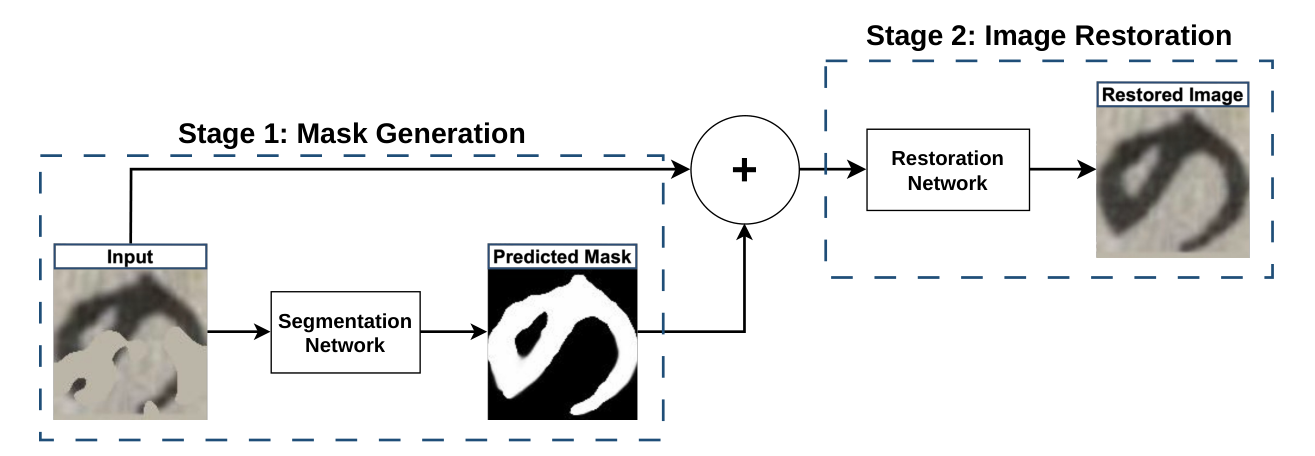
#> input picture images/chart_overview.png, 1315 x 456 px, given as the content of the folder ../../images/chart_overview.png, which was not available
$ python evaluate_mask_pairs.py --gt-mask ../../images/chart_overview.png --pred-mask ../../images/damage_examples.png
#> lines starting #> are read from the running program, lines starting #| are printed output that depends on the picture; after the words box and inside, x2 and y2 are one past the last pixel; in counts of white or black regions, pixels touching at a corner belong together; pictures that were not available may be replaced by others from this repository, and a replacement may not be noted
#!/usr/bin/env python3
"""Compare GT masks and predicted masks one-to-one and save metrics + side-by-side images.

Usage:
  python scripts/evaluate_mask_pairs.py --gt-mask dataset_final_hiragana/mask_gt/test \
      --pred-mask dataset_final_hiragana/mask_random_prediction/test --out results/mask_comparison_mask_gt_vs_mask_random_prediction

Outputs:
 - <out>/per_image.csv
 - <out>/summary.csv
 - side-by-side images in <out>/images/

Metrics: IoU, Dice, Precision, Recall, Accuracy (same definitions as evaluate_samples_vs_gt.py)
"""
import os
import argparse
from glob import glob
import cv2
import numpy as np
import pandas as pd
from tqdm import tqdm


def find_file_with_exts(dirpath, stem, exts=('.png', '.jpg', '.jpeg')):
    if not os.path.isdir(dirpath):
        return None
    # prefer exact match first
    for e in exts:
        p = os.path.join(dirpath, stem + e)
        if os.path.isfile(p):
            return p
    for f in os.listdir(dirpath):
        name, _ = os.path.splitext(f)
        if name == stem or name.startswith(stem) or stem.startswith(name):
            return os.path.join(dirpath, f)
    return None


def load_mask_bin(path, thresh=127):
    m = cv2.imread(path, cv2.IMREAD_GRAYSCALE)
    if m is None:
        return None
    if m.max() > 1:
        m = (m > thresh).astype(np.uint8)
    else:
        m = (m > 0).astype(np.uint8)
    return m


def compute_mask_metrics(gt_mask, pred_mask):
    if gt_mask.shape != pred_mask.shape:
        pred_mask = cv2.resize(pred_mask.astype(np.uint8), (gt_mask.shape[1], gt_mask.shape[0]), interpolation=cv2.INTER_NEAREST)
        pred_mask = (pred_mask > 0).astype(np.uint8)

    tp = int(np.logical_and(gt_mask == 1, pred_mask == 1).sum())
    tn = int(np.logical_and(gt_mask == 0, pred_mask == 0).sum())
    fp = int(np.logical_and(gt_mask == 0, pred_mask == 1).sum())
    fn = int(np.logical_and(gt_mask == 1, pred_mask == 0).sum())

    union = tp + fp + fn
    iou = (tp / union) if union > 0 else 0.0

    denom = (2 * tp + fp + fn)
    dice = (2 * tp / denom) if denom > 0 else 0.0

    precision = (tp / (tp + fp)) if (tp + fp) > 0 else 0.0
    recall = (tp / (tp + fn)) if (tp + fn) > 0 else 0.0

    total = tp + tn + fp + fn
    accuracy = ((tp + tn) / total) if total > 0 else 0.0

    return iou, dice, precision, recall, accuracy


def mask_to_vis(m):
    if m is None:
        return None
    mm = (m * 255).astype(np.uint8) if m.max() <= 1 else m.astype(np.uint8)
    vis = cv2.cvtColor(mm, cv2.COLOR_GRAY2BGR)
    # colorize: GT in green overlay, pred in red overlay? For side-by-side we just show grayscale
    return vis


def make_side_by_side(gt_vis, pred_vis, meta_text=None):
    # ensure same size
    if gt_vis is None and pred_vis is None:
        return None
    if gt_vis is None:
        h, w = pred_vis.shape[:2]
        gt_vis = np.zeros((h, w, 3), dtype=np.uint8)
    if pred_vis is None:
        h, w = gt_vis.shape[:2]
        pred_vis = np.zeros((h, w, 3), dtype=np.uint8)
    if gt_vis.shape[:2] != pred_vis.shape[:2]:
        pred_vis = cv2.resize(pred_vis, (gt_vis.shape[1], gt_vis.shape[0]), interpolation=cv2.INTER_NEAREST)
    comp = np.hstack([gt_vis, pred_vis])
    if meta_text:
        overlay = comp.copy()
        cv2.rectangle(overlay, (0,0), (comp.shape[1], 26), (0,0,0), -1)
        cv2.addWeighted(overlay, 0.4, comp, 0.6, 0, comp)
        cv2.putText(comp, meta_text, (6,18), cv2.FONT_HERSHEY_SIMPLEX, 0.5, (255,255,255), 1, cv2.LINE_AA)
    return comp


def main():
    p = argparse.ArgumentParser()
    p.add_argument('--gt-mask', required=True, help='GT mask dir')
    p.add_argument('--pred-mask', required=True, help='Predicted mask dir')
    p.add_argument('--out', default='results/gt vs deeplabv3p_noembed', help='Output dir')
    p.add_argument('--binary-thresh', type=int, default=127)
    p.add_argument('--mask-foreground', choices=['white', 'black'], default='white',
                   help='Which pixel value represents the foreground (文字). default=white')
    args = p.parse_args()

    gt_dir = args.gt_mask
    pred_dir = args.pred_mask
    out_dir = args.out
    os.makedirs(out_dir, exist_ok=True)
    img_out = os.path.join(out_dir, 'images')
    os.makedirs(img_out, exist_ok=True)

    gt_files = sorted([f for f in os.listdir(gt_dir) if f.lower().endswith(('.png', '.jpg', '.jpeg'))])
    rows = []
    for fn in tqdm(gt_files, desc='Comparing masks'):
        stem, _ = os.path.splitext(fn)
        gt_path = find_file_with_exts(gt_dir, stem)
        pred_path = find_file_with_exts(pred_dir, stem)
        if gt_path is None:
            # skip
            continue
        gt_mask = load_mask_bin(gt_path, thresh=args.binary_thresh)
#> in load_mask_bin, `m = (m > thresh).astype(np.uint8)`:
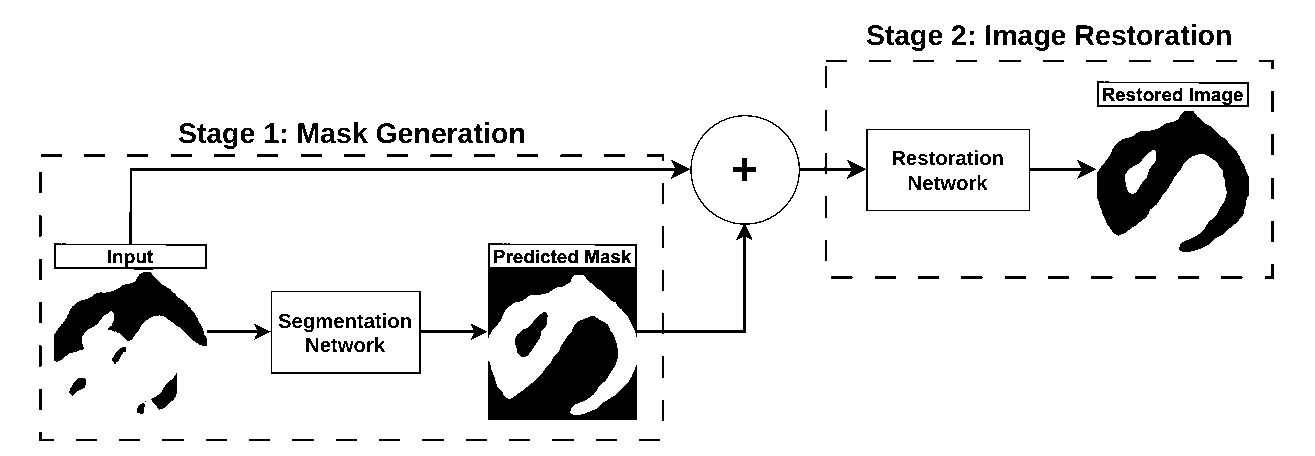
#> m: shape (456, 1315); values 0 (black) and 1 (white), 91.5% white; 200 black regions (10 under 20 px), largest, box (x1, y1, x2, y2) and area: (54, 115, 1096, 338) 10135, (1097, 111, 1249, 252) 9697, (488, 316, 637, 420) 8193
        pred_mask = load_mask_bin(pred_path, thresh=args.binary_thresh) if pred_path else None
        # if masks use black as foreground (文字 = 0), invert to make foreground==1
        if args.mask_foreground == 'black':
            if gt_mask is not None:
                gt_mask = (1 - gt_mask).astype(np.uint8)
            if pred_mask is not None:
                pred_mask = (1 - pred_mask).astype(np.uint8)
        if gt_mask is None:
            continue
        if pred_mask is None:
            # treat as empty
            pred_mask = np.zeros_like(gt_mask)

        iou, dice, precision, recall, accuracy = compute_mask_metrics(gt_mask, pred_mask)
#> in compute_mask_metrics, `tp = int(np.logical_and(gt_mask == 1, pred_mask == 1).sum())`: tp = 0
#> in compute_mask_metrics, `tn = int(np.logical_and(gt_mask == 0, pred_mask == 0).sum())`: tn = 50924
#> in compute_mask_metrics, `fp = int(np.logical_and(gt_mask == 0, pred_mask == 1).sum())`: fp = 0
#> in compute_mask_metrics, `fn = int(np.logical_and(gt_mask == 1, pred_mask == 0).sum())`: fn = 548716
#> in compute_mask_metrics, `iou = (tp / union) if union > 0 else 0.0`: iou = 0
#> in compute_mask_metrics, `denom = (2 * tp + fp + fn)`: denom = 548716
#> in compute_mask_metrics, `dice = (2 * tp / denom) if denom > 0 else 0.0`: dice = 0
#> in compute_mask_metrics, `total = tp + tn + fp + fn`: total = 599640
#> in compute_mask_metrics, `accuracy = ((tp + tn) / total) if total > 0 else 0.0`: accuracy = 0.0849
#> iou = 0; dice = 0; precision = 0; recall = 0; accuracy = 0.0849
        rows.append([fn, os.path.basename(pred_path) if pred_path else '', iou, dice, precision, recall, accuracy])

        # create side-by-side visualization
        gt_vis = mask_to_vis(gt_mask)
        pred_vis = mask_to_vis(pred_mask)
#> in mask_to_vis (call 2), `vis = cv2.cvtColor(mm, cv2.COLOR_GRAY2BGR)`: vis: shape (456, 1315, 3); every value is 0
#> in mask_to_vis (call 2), `vis = cv2.cvtColor(mm, cv2.COLOR_GRAY2BGR)`: mm: shape (456, 1315); every value is 0
        meta = f"IoU={iou:.3f} D={dice:.3f} P={precision:.3f} R={recall:.3f}"
#> meta = 'IoU=0.000 D=0.000 P=0.000 R=0.000'
        comp = make_side_by_side(gt_vis, pred_vis, meta_text=meta)
#> in make_side_by_side, `comp = np.hstack([gt_vis, pred_vis])`:
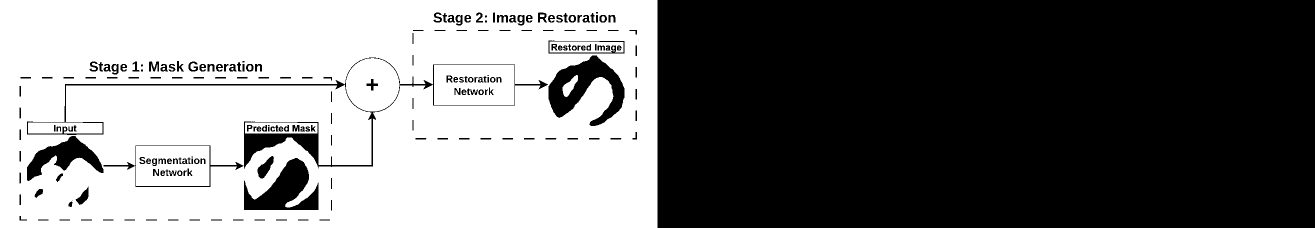
#> comp: shape (456, 2630, 3) (shown at 1/2 size); 45.8% white; 55 white regions (28 under 20 px), largest, box (x1, y1, x2, y2) and area: (0, 0, 1315, 456) 517716, (868, 130, 1029, 210) 11592, (272, 292, 419, 372) 10342
#> in make_side_by_side, `cv2.rectangle(overlay, (0,0), (comp.shape[1], 26), (0,0,0), -1)`:
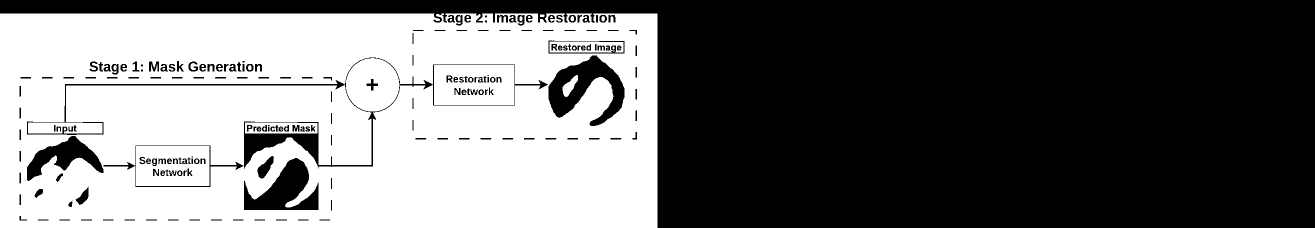
#> overlay: shape (456, 2630, 3) (shown at 1/2 size); 42.8% white; 55 white regions (28 under 20 px), largest, box (x1, y1, x2, y2) and area: (0, 27, 1315, 456) 482293, (868, 130, 1029, 210) 11592, (272, 292, 419, 372) 10342
#> in make_side_by_side, `cv2.putText(comp, meta_text, (6,18), cv2.FONT_HERSHEY_SIMPLEX, 0.5, (2..`:
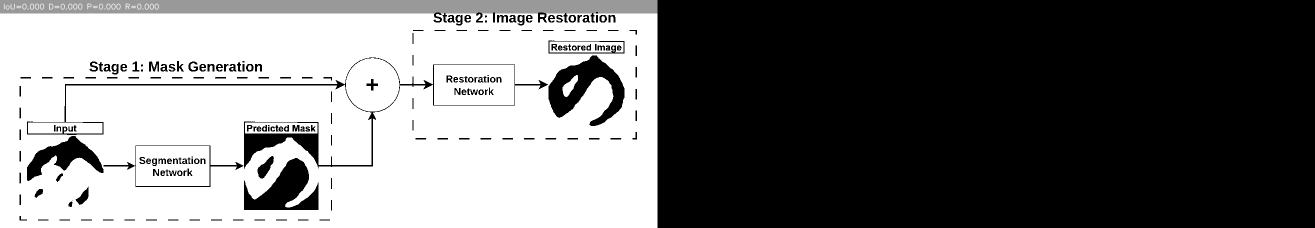
#> comp: shape (456, 2630, 3) (shown at 1/2 size); min 0, max 255, mean 113.7
        outname = os.path.join(img_out, stem + '.png')
        if comp is not None:
            cv2.imwrite(outname, comp)

    df = pd.DataFrame(rows, columns=['gt_filename', 'pred_filename', 'iou', 'dice', 'precision', 'recall', 'accuracy'])
#> df = table of 1 rows and 7 columns
    # save per-image CSV
    per_csv = os.path.join(out_dir, 'per_image.csv')
    df.to_csv(per_csv, index=False)

    # summary
    summary = {}
    total = df.shape[0]
#> total = 1
    summary['total'] = int(total)
    for c in ['iou', 'dice', 'precision', 'recall', 'accuracy']:
        valid = pd.to_numeric(df[c], errors='coerce').dropna()
        summary[f'{c}_count'] = int(valid.shape[0])
        summary[f'{c}_mean'] = float(round(valid.mean(), 3)) if valid.shape[0] > 0 else None
        summary[f'{c}_std'] = float(round(valid.std(ddof=0), 3)) if valid.shape[0] > 0 else None
#> after the loop, summary = 16 items

    summary_df = pd.DataFrame([summary])
#> summary_df = table of 1 rows and 16 columns
    summary_csv = os.path.join(out_dir, 'summary.csv')
    summary_df.to_csv(summary_csv, index=False)

    print('Saved per-image CSV to', per_csv)
    print('Saved summary to', summary_csv)
    print('Saved comparison images to', img_out)

if __name__ == '__main__':
    main()
